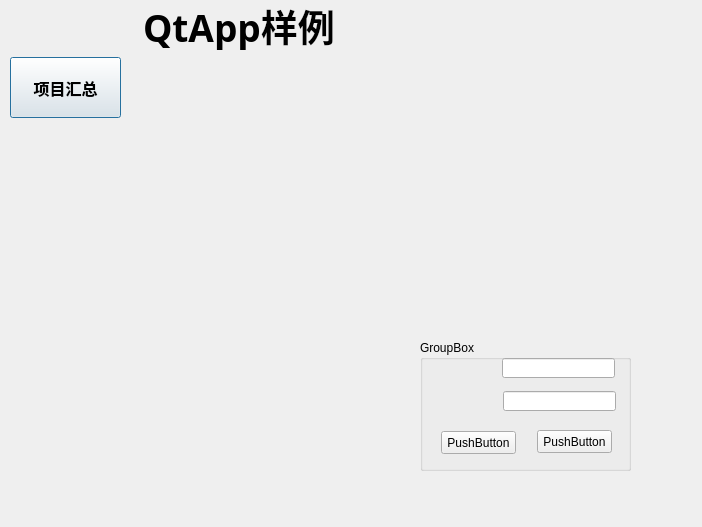
<?xml version="1.0" encoding="UTF-8"?>
<ui version="4.0">
 <class>BCGM</class>
 <widget class="QDialog" name="BCGM">
  <property name="geometry">
   <rect>
    <x>0</x>
    <y>0</y>
    <width>702</width>
    <height>527</height>
   </rect>
  </property>
  <property name="windowTitle">
   <string>InspectionCar</string>
  </property>
  <property name="windowIcon">
   <iconset>
    <normaloff>:/resources/image/logo.png</normaloff>:/resources/image/logo.png</iconset>
  </property>
  <widget class="QPushButton" name="pushButton_NetWorkList">
   <property name="geometry">
    <rect>
     <x>10</x>
     <y>57</y>
     <width>111</width>
     <height>61</height>
    </rect>
   </property>
   <property name="font">
    <font>
     <family>宋体</family>
     <pointsize>12</pointsize>
     <weight>75</weight>
     <bold>true</bold>
    </font>
   </property>
   <property name="text">
    <string>项目汇总</string>
   </property>
  </widget>
  <widget class="QLabel" name="label_title">
   <property name="geometry">
    <rect>
     <x>143</x>
     <y>-1</y>
     <width>261</width>
     <height>51</height>
    </rect>
   </property>
   <property name="font">
    <font>
     <family>微软雅黑</family>
     <pointsize>28</pointsize>
     <weight>75</weight>
     <bold>true</bold>
    </font>
   </property>
   <property name="text">
    <string>&lt;html&gt;&lt;head/&gt;&lt;body&gt;&lt;p&gt;QtApp样例&lt;/p&gt;&lt;/body&gt;&lt;/html&gt;</string>
   </property>
  </widget>
  <widget class="QGroupBox" name="groupBox">
   <property name="geometry">
    <rect>
     <x>420</x>
     <y>340</y>
     <width>211</width>
     <height>131</height>
    </rect>
   </property>
   <property name="title">
    <string>GroupBox</string>
   </property>
   <widget class="QLineEdit" name="lineEdit">
    <property name="geometry">
     <rect>
      <x>82</x>
      <y>18</y>
      <width>113</width>
      <height>20</height>
     </rect>
    </property>
   </widget>
   <widget class="QLineEdit" name="lineEdit_2">
    <property name="geometry">
     <rect>
      <x>83</x>
      <y>51</y>
      <width>113</width>
      <height>20</height>
     </rect>
    </property>
   </widget>
   <widget class="QPushButton" name="pushButton">
    <property name="geometry">
     <rect>
      <x>21</x>
      <y>91</y>
      <width>75</width>
      <height>23</height>
     </rect>
    </property>
    <property name="text">
     <string>PushButton</string>
    </property>
   </widget>
   <widget class="QPushButton" name="pushButton_2">
    <property name="geometry">
     <rect>
      <x>117</x>
      <y>90</y>
      <width>75</width>
      <height>23</height>
     </rect>
    </property>
    <property name="text">
     <string>PushButton</string>
    </property>
   </widget>
  </widget>
 </widget>
 <layoutdefault spacing="6" margin="11"/>
 <resources/>
 <connections/>
</ui>
